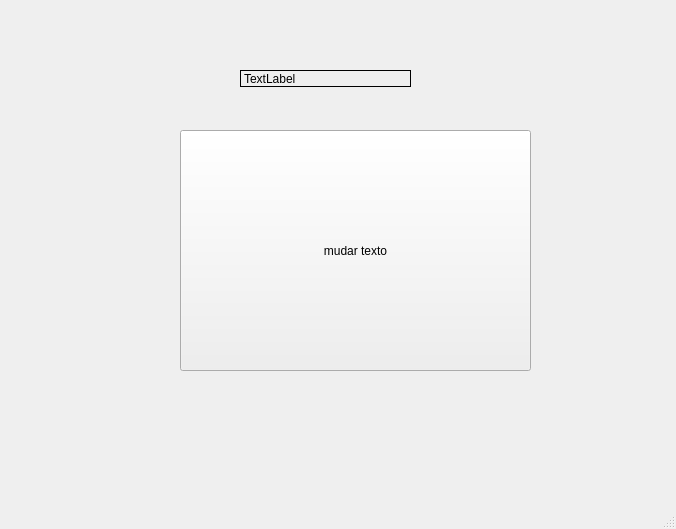
<?xml version="1.0" encoding="UTF-8"?>
<ui version="4.0">
 <class>MainWindow</class>
 <widget class="QMainWindow" name="MainWindow">
  <property name="geometry">
   <rect>
    <x>0</x>
    <y>0</y>
    <width>676</width>
    <height>529</height>
   </rect>
  </property>
  <property name="windowTitle">
   <string>MainWindow</string>
  </property>
  <widget class="QWidget" name="centralwidget">
   <widget class="QPushButton" name="btn_muda">
    <property name="geometry">
     <rect>
      <x>180</x>
      <y>130</y>
      <width>351</width>
      <height>241</height>
     </rect>
    </property>
    <property name="text">
     <string>mudar texto</string>
    </property>
   </widget>
   <widget class="QLabel" name="lbl_texto">
    <property name="geometry">
     <rect>
      <x>240</x>
      <y>70</y>
      <width>171</width>
      <height>17</height>
     </rect>
    </property>
    <property name="frameShape">
     <enum>QFrame::Box</enum>
    </property>
    <property name="text">
     <string>TextLabel</string>
    </property>
   </widget>
  </widget>
  <widget class="QMenuBar" name="menubar">
   <property name="geometry">
    <rect>
     <x>0</x>
     <y>0</y>
     <width>676</width>
     <height>22</height>
    </rect>
   </property>
  </widget>
  <widget class="QStatusBar" name="statusbar"/>
 </widget>
 <resources/>
 <connections/>
</ui>
